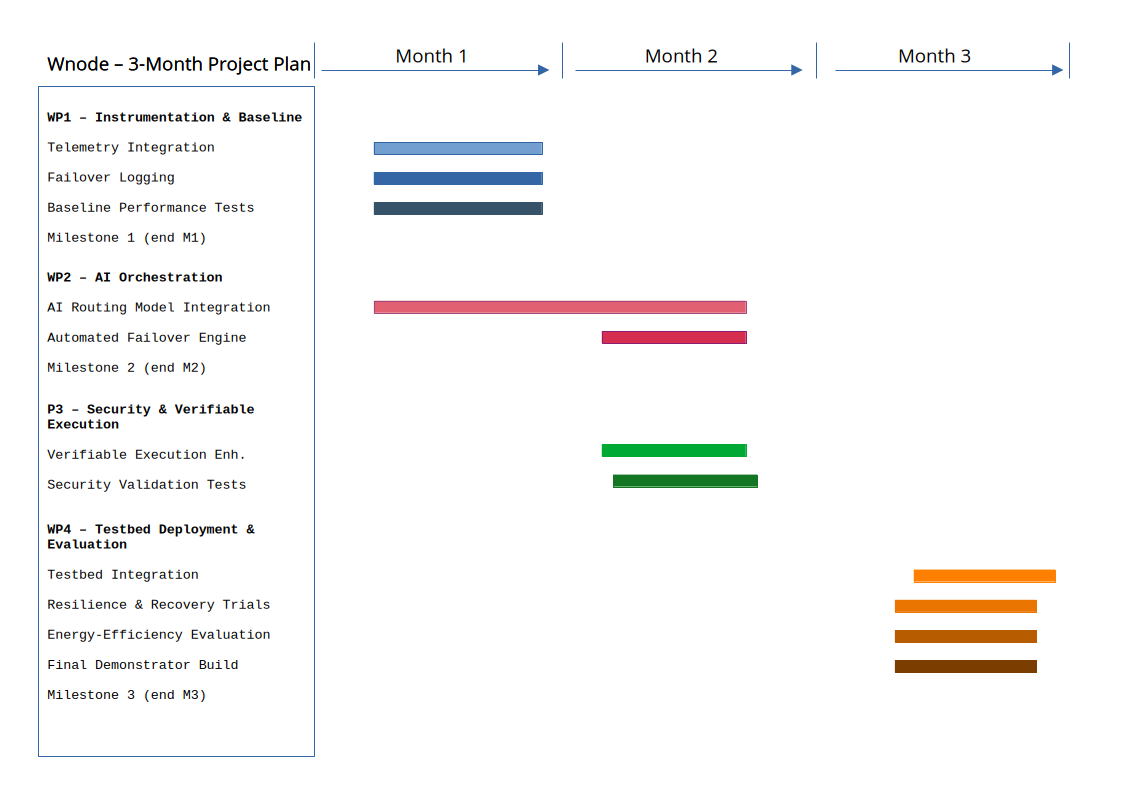
#> input picture Data Room/grants/Project Plan Gantt.webp, 1123 x 794 px
$ python resize_icon.py '../Data Room/grants/Project Plan Gantt.webp'
#> lines starting #> are read from the running program, lines starting #| are printed output that depends on the picture
import sys
from PIL import Image

def resize_icon_content(img_path, scale=0.8):
#> called with scale = 0.8
    img = Image.open(img_path).convert("RGBA")
    w, h = img.size
#> w = 1123; h = 794

    # Calculate new dimensions for the content
    new_w = int(w * scale)
#> new_w = 898
    new_h = int(h * scale)
#> new_h = 635

    # Resize the image content
    resized = img.resize((new_w, new_h), Image.Resampling.LANCZOS)

    # Create a new transparent canvas of the original size
    canvas = Image.new("RGBA", (w, h), (0, 0, 0, 0))
#> canvas: PIL image 1123x794 RGBA; every value is 0

    # Paste the resized image in the center
    offset_x = (w - new_w) // 2
#> offset_x = 112
    offset_y = (h - new_h) // 2
#> offset_y = 79
    canvas.paste(resized, (offset_x, offset_y), resized)
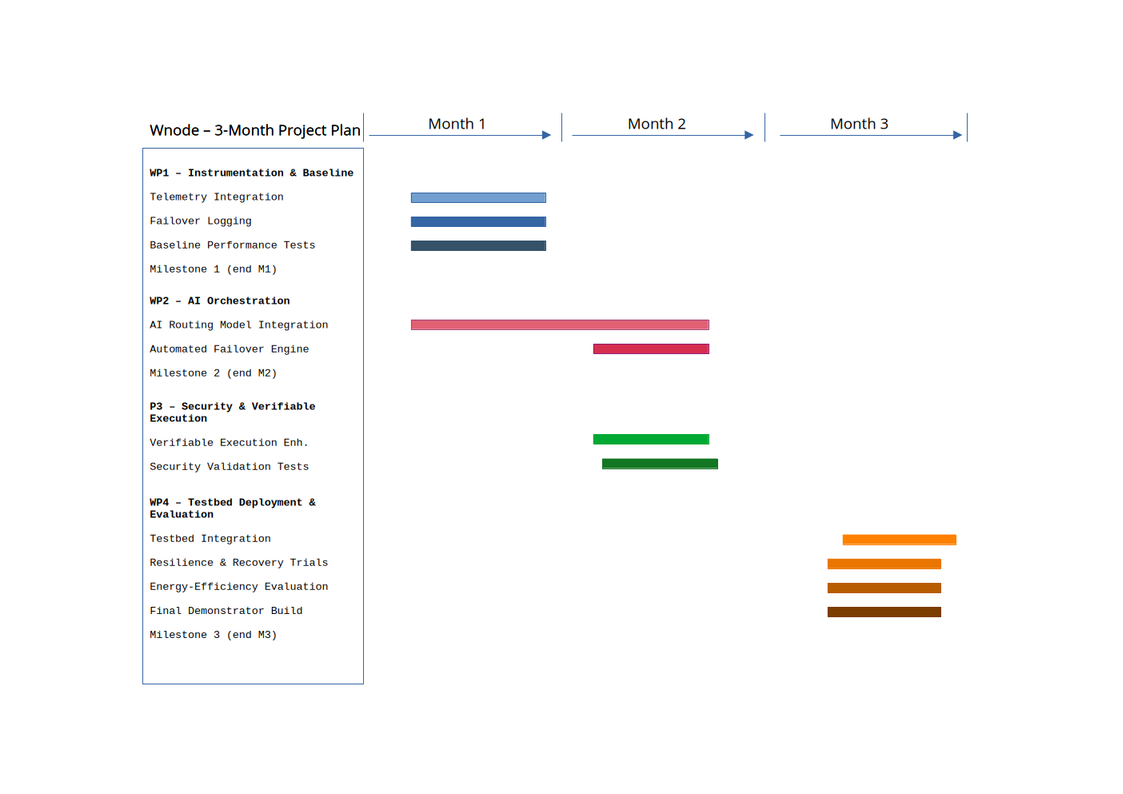
#> canvas: PIL image 1123x794 RGBA; mean R, G, B, A 158.5, 158, 157.7, 163.1; transparent parts drawn white

    canvas.save(img_path, "PNG")
    print(f"Successfully scaled content of {img_path} to {scale*100}% and saved.")

if __name__ == "__main__":
    if len(sys.argv) < 2:
        print("Usage: python3 resize_icon.py <image_path>")
        sys.exit(1)
    resize_icon_content(sys.argv[1])
